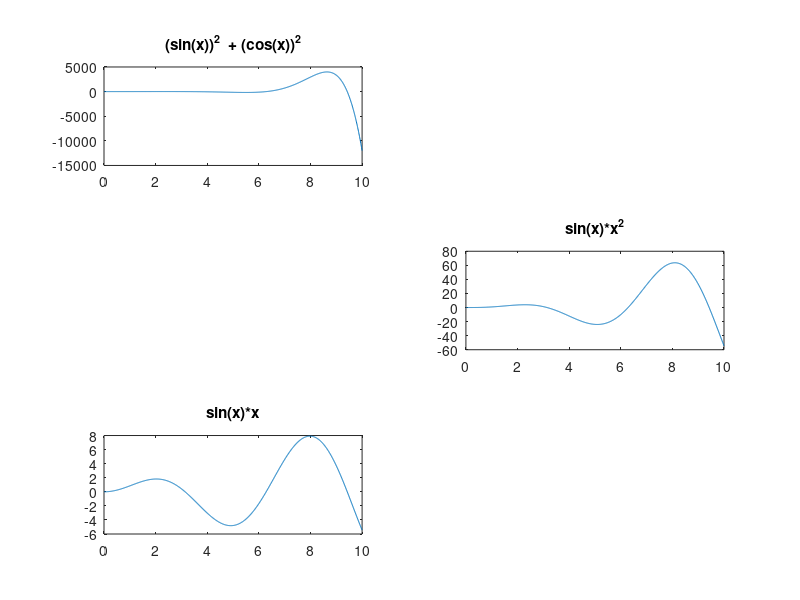
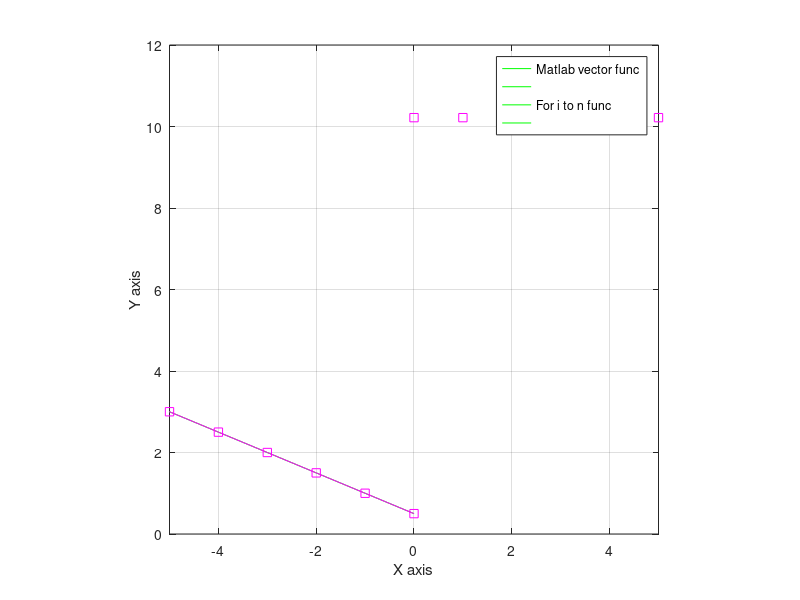

MATLAB code to generate these figures, in order:
%ex. 1
x = 0:0.01:10;
y = sin(x).*exp(1).^x;
z = sin(x).*x.^2 ;
c = sin(x).*x ;
subplot(3,2,1);
plot(x,y);
title('(sin(x))^2  + (cos(x))^2'); 
subplot(3,2,4);
plot(x,z);
title('sin(x)*x^2');
subplot(3,2,5);
plot(x,c);
title('sin(x)*x');
%ex. 0
x = 0; x1 = 0; x2 = -10:0.1:0; x3 = 0:0.01:10;
y = 0; y1 = 0; y2 = 0; y3 = 0;
for i = 1:11 
x(i)= -11+i;
end
for i = 1:11
x1(i) = -1+i;
end
y = (1+abs(x)).^1/2; 
y2 = (1+abs(x2)).^1/2;
y1 = (1+3*x1)/((1+x1).^1/3)+2; 
y3 = (1+3*x3)/((1+x3).^1/3)+2;
figure;plot(x2, y2, '-g', x3, y3, '-g', x, y, '-sm', x1, y1, '-sm');
legend('Matlab vector func','','For i to n func','');
axis square;
grid on;
xlim([-5, 5]);
xlabel('X axis');
ylabel('Y axis');